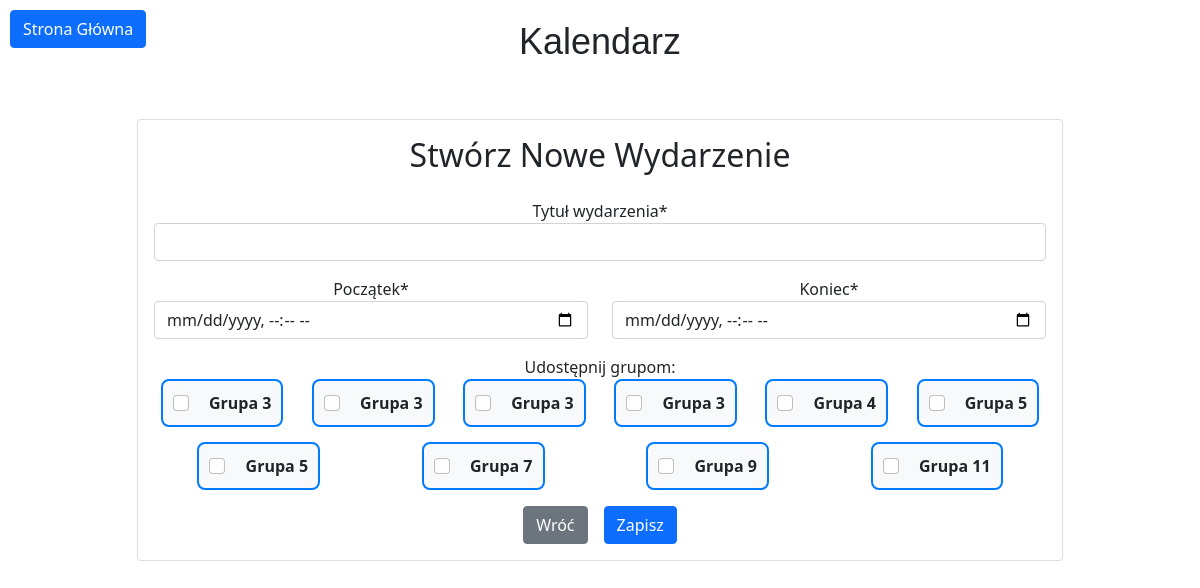
The app's page /kalendarz/add_event/ (signed in) with its own data.
### users/models.py (models this page shows)
class Group(models.Model):
    name = models.CharField(max_length=100, unique=True)
    description = models.TextField(blank=True)
    members = models.ManyToManyField(User, related_name='custom_groups')  # Zmiana related_name
    owner = models.ForeignKey(User, on_delete=models.CASCADE, related_name='owned_groups')
    def __str__(self):
        return self.name

### kalendarz/views.py (the view)
# urls.py: path('kalendarz/add_event/', views.add_event, name='add_event'),
@login_required
def add_event(request):
    if request.method == 'POST':
        form = EventForm(request.POST, user=request.user)
        if form.is_valid():
            event = form.save(commit=False)
            event.start = event.start + timedelta(hours=2)
            event.end = event.end + timedelta(hours=2)
            event.user_profile = request.user
            event.save()
            form.save_m2m()  # Save the many-to-many data for the form
            return redirect('index')
    else:
        form = EventForm(user=request.user)
    return render(request, 'add_event.html', {'form': form})

### users/forms.py
class EventForm(forms.ModelForm):
    start = forms.DateTimeField(
        widget=forms.widgets.DateTimeInput(attrs={'type': 'datetime-local'}),
        label='Początek'
    )
    end = forms.DateTimeField(
        widget=forms.widgets.DateTimeInput(attrs={'type': 'datetime-local'}),
        required=False,
        label='Koniec*'
    )
    all_day = forms.BooleanField(
        required=False,
        label='Całodniowe'
    )
    groups = forms.ModelMultipleChoiceField(
        queryset=Group.objects.none(),
        widget=forms.CheckboxSelectMultiple(attrs={'class': 'form-check-input'}),
        required=False,
        label='Udostępnij grupom:'
    )
    class Meta:
        model = Events
        fields = ['name', 'start', 'end', 'all_day', 'groups']
        labels = {
            'name': 'Tytuł wydarzenia*',
        }
    def __init__(self, *args, **kwargs):
        user = kwargs.pop('user', None)
        super(EventForm, self).__init__(*args, **kwargs)
        if user:
            self.fields['groups'].queryset = Group.objects.filter(members=user) | Group.objects.filter(owner=user)

### kalendarz/models.py (called while the page is built)
def get_default_end_time():
    return timezone.now()

### kalendarz/templates/add_event.html (shortened to what this page needs)
{% extends "base.html" %}
{% load crispy_forms_tags %}
{% block content %}
<div class="container mt-5">
    <div class="row justify-content-center">
        <div class="col-md-10">
            <div class="card">
                <div class="card-body">
                    <h2 class="card-title text-center mb-4">Stwórz Nowe Wydarzenie</h2>
                    <form method="POST">
                        <div class="mb-3">
                            {{ form.name|as_crispy_field }}
                        </div>
                        <div class="row">
                            <div class="col-md-6 mb-3">
                                {{ form.start|as_crispy_field }}
                            </div>
                            <div class="col-md-6 mb-3">
                                {{ form.end|as_crispy_field }}
                            </div>
                        </div>
                        <div class="mb-3">
                            <label for="groups">Udostępnij grupom:</label>
                            <div class="form-group group-checkboxes">
                                {% for group in form.groups %}
                                    <div class="group-checkbox">
                                        <label class="form-check-label">
                                            {{ group.tag }}
                                            <span class="group-label">{{ group.choice_label }}</span>
                                        </label>
                                    </div>
                                {% endfor %}
                            </div>
                        </div>
                        <div class="d-flex justify-content-center">
                            <a href="{% url 'index' %}" class="btn btn-secondary me-3">Wróć</a>
                            <button type="submit" class="btn btn-primary">Zapisz</button>
                        </div>
                    </form>
                </div>
            </div>
        </div>
    </div>
</div>
{% endblock content %}

### kalendarz/templates/base.html (style rules this page uses)
.container { text-align: center; }
.group-checkboxes { display: flex; justify-content: space-around; flex-wrap: wrap; gap: 15px; }
.group-checkbox { display: flex; align-items: center; justify-content: center; background-color: #f8f9fa; border: 2px solid #007bff; border-radius: 8px; padding: 10px; transition: background-color 0.3s ease-in-out, box-shadow 0.3s ease-in-out; }
.group-label { margin-left: 8px; font-weight: bold; }
.group-checkbox input[type="checkbox"] { margin-right: 8px; }

### records on screen
Group: choice_label "Grupa 3" "Grupa 3" "Grupa 3" "Grupa 3"
Group: choice_label "Grupa 4"
Group: choice_label "Grupa 5" "Grupa 5"
Group: choice_label "Grupa 7"
Group: choice_label "Grupa 9"
Group: choice_label "Grupa 11"
